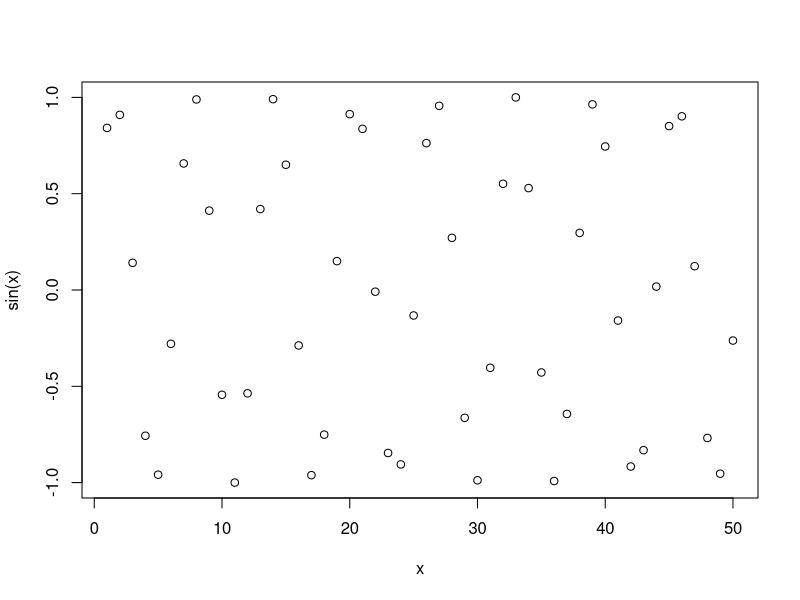
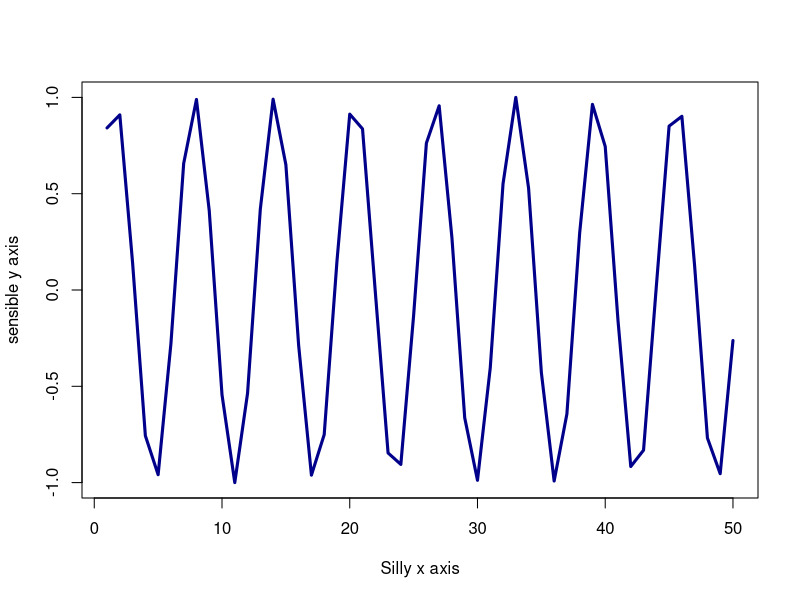

These figures' R source, in order:
#' ---
#' title: "Intro to R"
#' author: "Muhammad Tariq"
#' date: "April 10 2025"
#' ---

#My firts R script
x<-1:50
plot(x,sin(x))
plot(x,sin(x), typ="l",col="darkblue", lwd=3,xlab="Silly x axis",ylab="sensible y axis")
